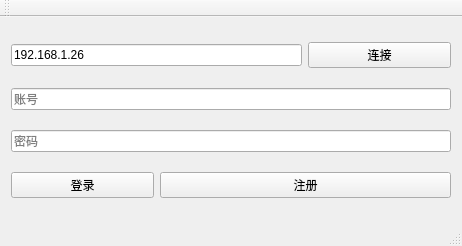
<?xml version="1.0" encoding="UTF-8"?>
<ui version="4.0">
 <class>LoginWindow</class>
 <widget class="QMainWindow" name="LoginWindow">
  <property name="geometry">
   <rect>
    <x>0</x>
    <y>0</y>
    <width>462</width>
    <height>246</height>
   </rect>
  </property>
  <property name="windowTitle">
   <string>LoginWindow</string>
  </property>
  <widget class="QWidget" name="centralWidget">
   <layout class="QGridLayout" name="gridLayout">
    <item row="0" column="0" colspan="2">
     <widget class="QLineEdit" name="lineEdit_ip">
      <property name="text">
       <string>192.168.1.26</string>
      </property>
      <property name="placeholderText">
       <string>ip</string>
      </property>
     </widget>
    </item>
    <item row="0" column="2">
     <widget class="QPushButton" name="pushButton_connect">
      <property name="text">
       <string>连接</string>
      </property>
     </widget>
    </item>
    <item row="1" column="0" colspan="3">
     <widget class="QLineEdit" name="lineEdit_userid">
      <property name="placeholderText">
       <string>账号</string>
      </property>
     </widget>
    </item>
    <item row="2" column="0" colspan="3">
     <widget class="QLineEdit" name="lineEdit_passwd">
      <property name="placeholderText">
       <string>密码</string>
      </property>
     </widget>
    </item>
    <item row="3" column="0">
     <widget class="QPushButton" name="pushButton_login">
      <property name="text">
       <string>登录</string>
      </property>
     </widget>
    </item>
    <item row="3" column="1" colspan="2">
     <widget class="QPushButton" name="pushButton_register">
      <property name="text">
       <string>注册</string>
      </property>
     </widget>
    </item>
   </layout>
  </widget>
  <widget class="QMenuBar" name="menuBar">
   <property name="geometry">
    <rect>
     <x>0</x>
     <y>0</y>
     <width>462</width>
     <height>30</height>
    </rect>
   </property>
  </widget>
  <widget class="QToolBar" name="mainToolBar">
   <attribute name="toolBarArea">
    <enum>TopToolBarArea</enum>
   </attribute>
   <attribute name="toolBarBreak">
    <bool>false</bool>
   </attribute>
  </widget>
  <widget class="QStatusBar" name="statusBar"/>
 </widget>
 <layoutdefault spacing="6" margin="11"/>
 <resources/>
 <connections/>
</ui>
